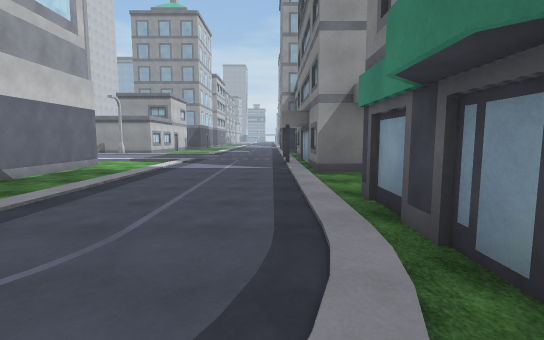
View 1 (above)

24 first-person views from a walk through a scene from a Unity 3-D project. The camera is 1.4 m above the floor, tilts 6° down and sees 85° across. The floor is counted in squares, 2 m on a side. Each view is taken from the middle of a square. On the plan, view 1 faces up. The plan holds only what a view shows up to about 10 squares ahead; the rest is blank. The place goes on beyond the plan. Some animated figures are not drawn. Surface patterns are stand-ins for the level's own textures.

View 2
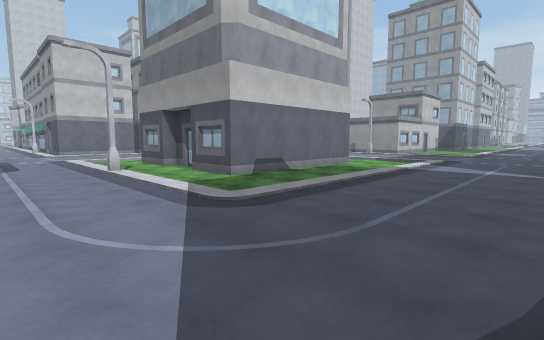

View 3
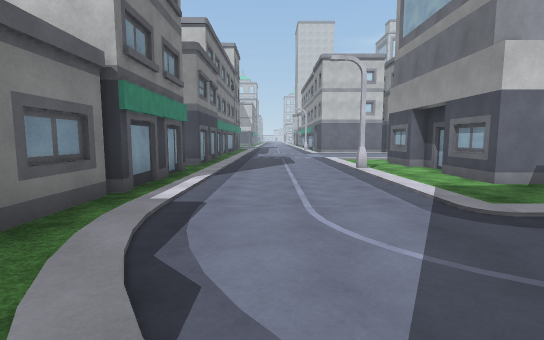

View 4
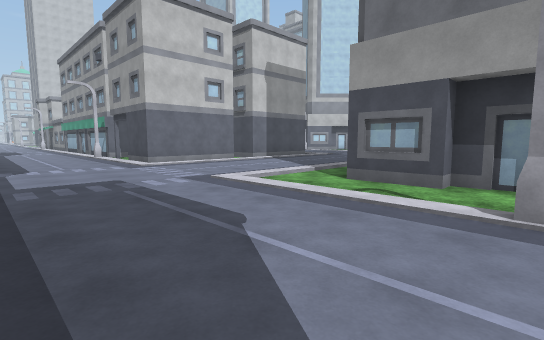

View 5
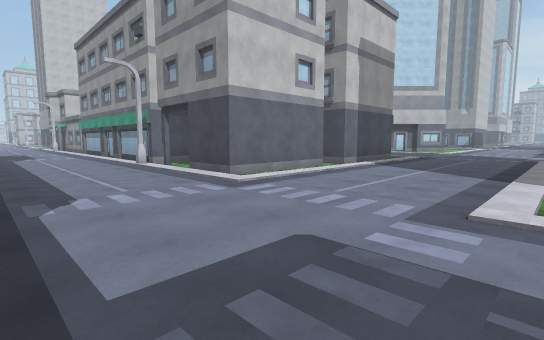

View 6
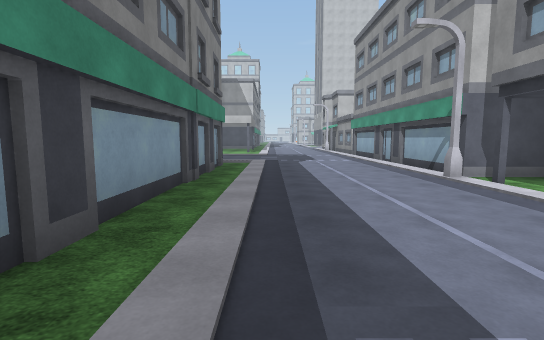

View 7
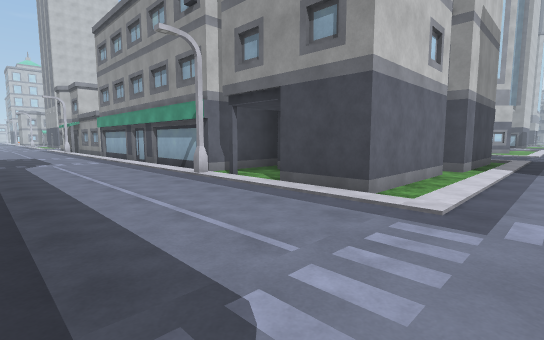

View 8
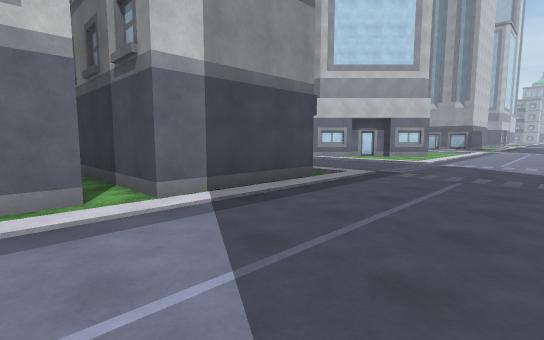

View 9
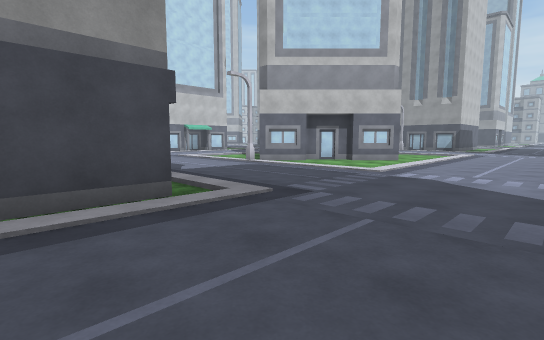

View 10
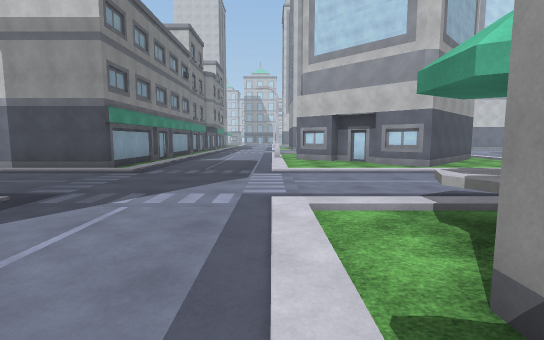

View 11
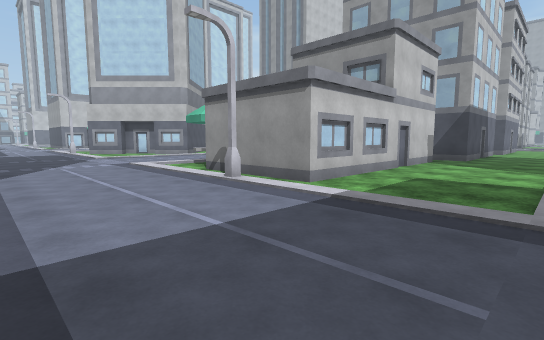

View 12
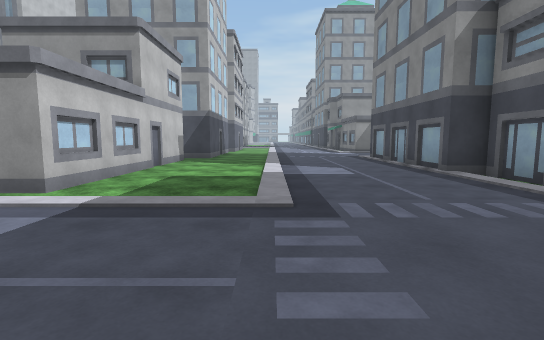

View 13
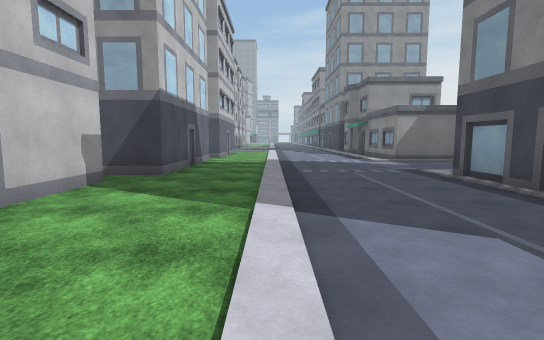

View 14
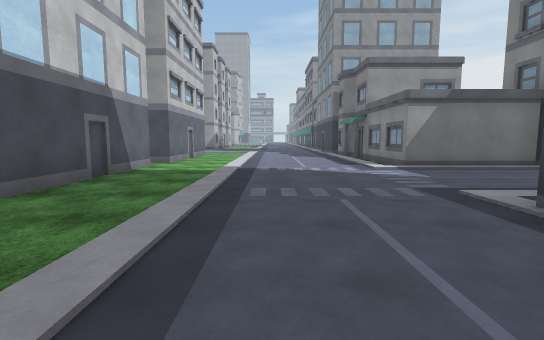

View 15
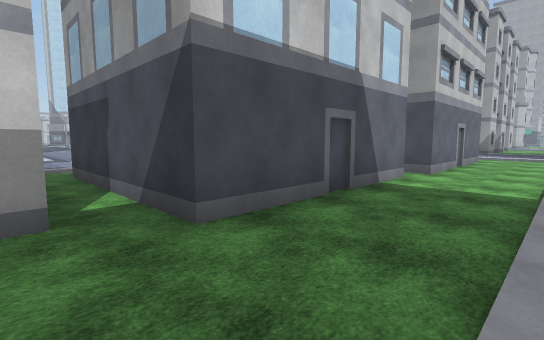

View 16
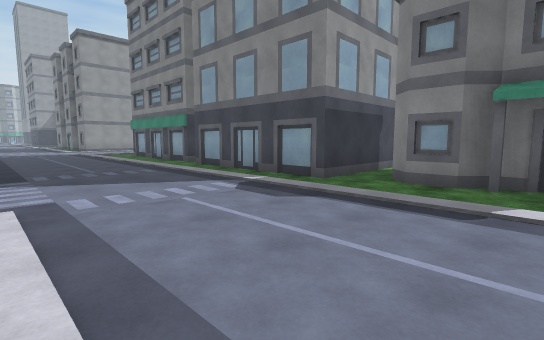

View 17
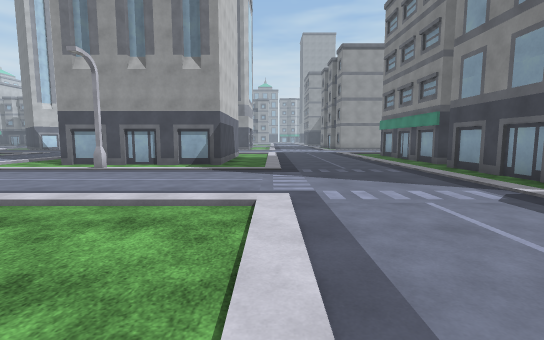

View 18
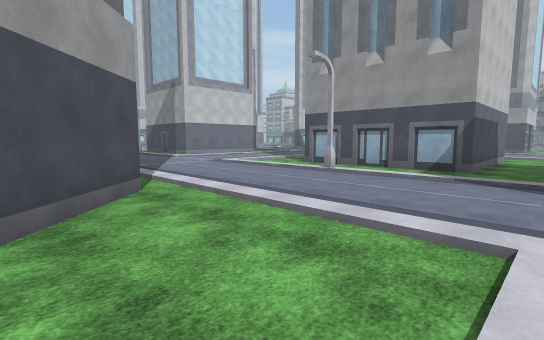

View 19
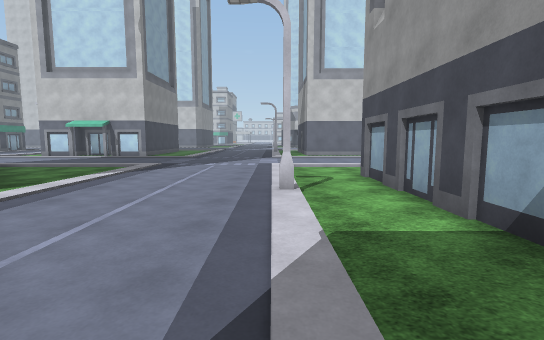

View 20
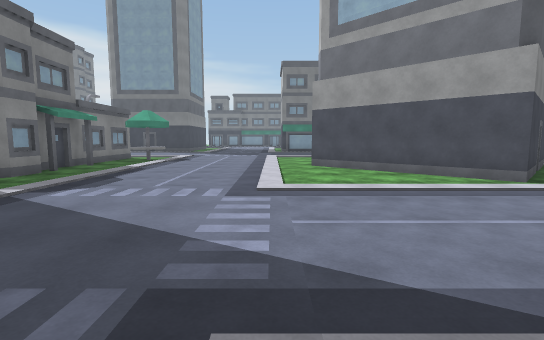

View 21
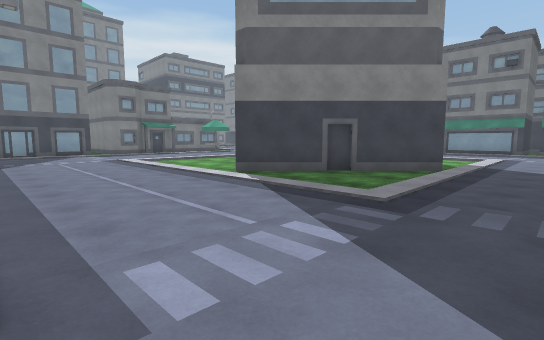

View 22
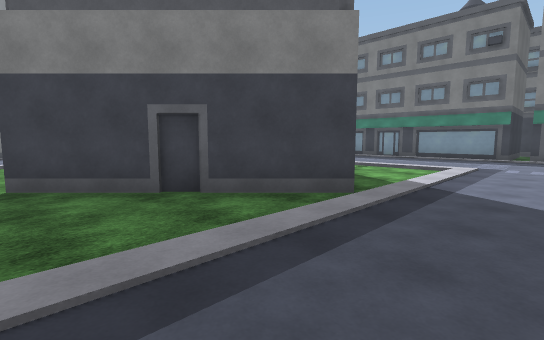

View 23
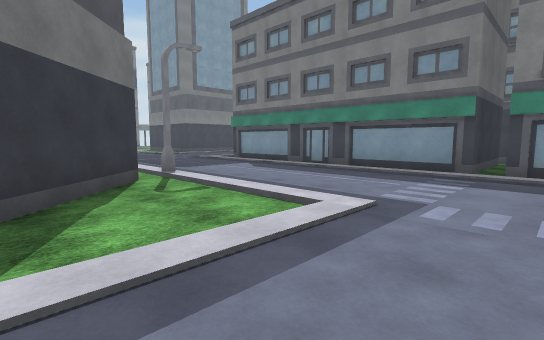

View 24
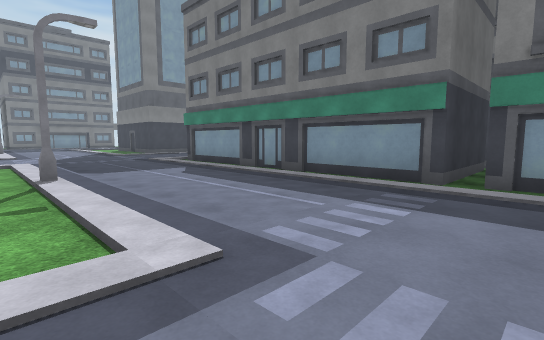

### Floor plan
Key: @ floor where view 1 was taken; # wall or solid block; . main floor; - floor 0.25 m lower than the main floor; / step, stairs or slope; B building; U umbrella.
Columns run from 25 left of view 1 to 5 right of it. Each row starts with its distance up from view 1.
 30         #-/... B    B-/   B
 29   /-    #-/.../B   ##-/.../
 28 ../-#####-/.../-   #--/.../
 27 ../-------/.../#   #--/.../   #
 26 ......#......./#   #--/.......#
 25 ............../#   #--/.......
 24 ............../#   #--/......
 23 ............../#####--/.....
 22 ../-------/.../-------/...#
 21 ../--##---/.../-#  #--/...#
 20 ../-####--/...//#  #--/...#
 19 ../##  ##-/.../-#  #--/...#
 18 ../##  ##//...//#  #--/...#
 17 ../-## #--/.../-#  #--/...#
 16 ../--# ---/...UUB  B--/...-
 15 ../--#----/.../-####--/...-
 14 ......#...................
 13 .........................
 12 .........................
 11 .........................
 10 B---------/...      --/...#
  9 ##       #/.../     --/...#
  8         ##/.../     #-/...#
  7         #B/.../     #-/...##
  6         ##/.../     #-/...--
  5      #   #/.../ #####-/...--
  4     ##-  #/.../##--##-/...-
  3 #####BB-B#/.../-------/...-
  2 ..................#.......-
  1 ..........................B
  0 .........................@
 -1  ......................./
 -2   /-B------  B ---###---
 -3       ####      #

Positions as (right, up) in squares from view 1, and headings:
1: (0, 0), facing up
2: (0, 0), facing up-left
3: (0, 0), facing left
4: (-7, -1), facing up-left
5: (-11, -1), facing up-left
6: (-14, -1), facing left
7: (-14, -1), facing up-left
8: (-12, 5), facing up-left
9: (-12, 8), facing up-left
10: (-8, 14), facing left
11: (-3, 11), facing up-left
12: (-3, 11), facing up
13: (-3, 16), facing up
14: (-2, 19), facing up
15: (-3, 21), facing up-left
16: (-15, 19), facing up-right
17: (-15, 19), facing up
18: (-15, 20), facing up-left
19: (-15, 26), facing left
20: (-15, 27), facing down
21: (-25, 26), facing down-right
22: (-25, 22), facing down-right
23: (-25, 17), facing down-right
24: (-25, 15), facing down-right
